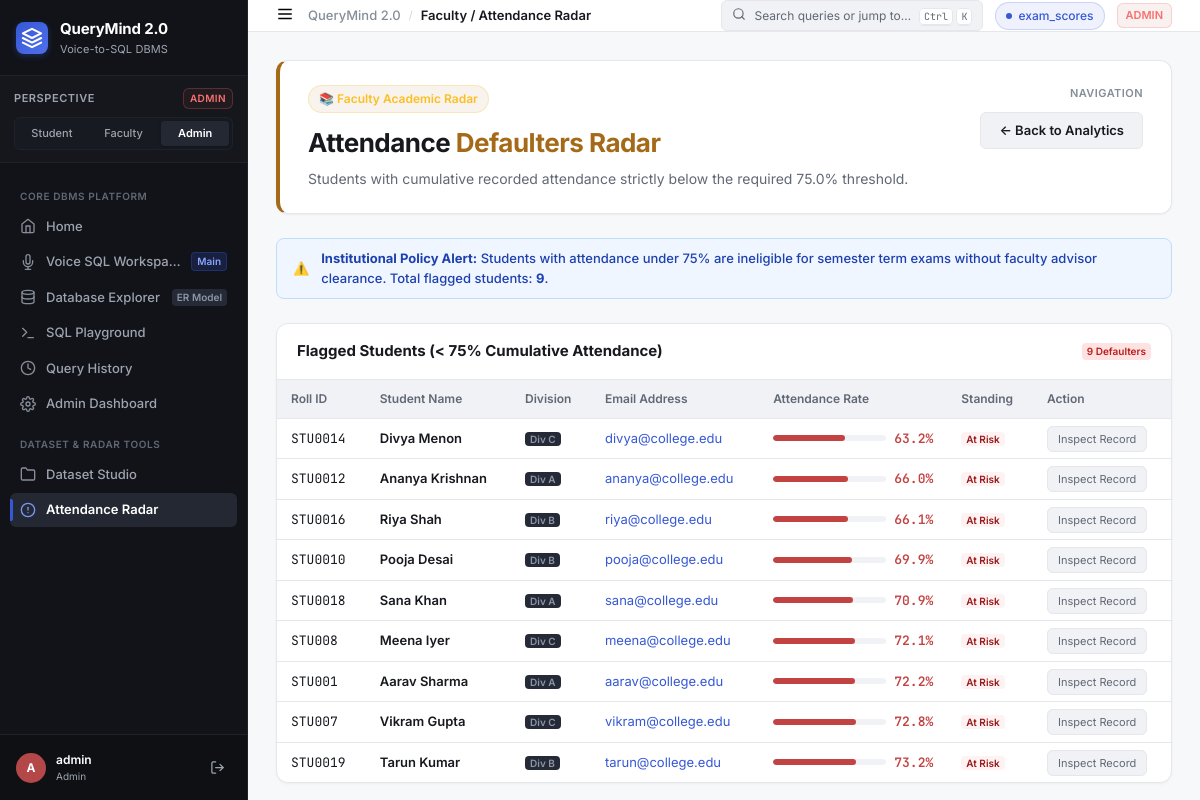
Page /defaulters on the committed database.
### tables this page shows
CREATE TABLE dataset_registry (
            id           INTEGER PRIMARY KEY AUTOINCREMENT,
            table_name   TEXT NOT NULL UNIQUE,
            display_name TEXT NOT NULL,
            row_count    INTEGER DEFAULT 0,
            col_count    INTEGER DEFAULT 0,
            columns_json TEXT,
            uploaded_by  TEXT,
            uploaded_at  TEXT DEFAULT (datetime('now'))
        );

CREATE TABLE students (
        student_id INTEGER PRIMARY KEY AUTOINCREMENT,
        name       TEXT NOT NULL,
        division   TEXT NOT NULL,
        email      TEXT
    );

### app.py (the view)
@app.route("/defaulters")
@login_required
def defaulters():
    if session.get("role") not in ("admin", "teacher"):
        flash("Only faculty and administration can view attendance radars.", "danger")
        return redirect(url_for("dashboard"))
    return render_template("defaulters.html",
                           defaulters=get_defaulters(threshold=75.0),
                           role=session["role"])

### app.py (called while the page is built)
def login_required(f):
    from functools import wraps
    @wraps(f)
    def wrapper(*args, **kwargs):
        if "user_id" not in session:
            flash("Please log in to continue.", "warning")
            return redirect(url_for("login"))
        return f(*args, **kwargs)
    return wrapper

@app.before_request
def ensure_default_session():
    if "user_id" not in session:
        session["user_id"] = 1
        session["username"] = "admin"
        session["role"] = "admin"

@app.context_processor
def inject_global_ui_context():
    try:
        datasets = get_uploaded_datasets()
    except Exception:
        datasets = []
    return {
        "current_role": session.get("role", "admin"),
        "current_username": session.get("username", "admin"),
        "global_datasets": datasets,
    }

### db/database.py (called while the page is built, shortened)
def _conn():
    conn = sqlite3.connect(DB_PATH)
    conn.row_factory = sqlite3.Row          # rows accessible as dicts
    conn.execute("PRAGMA foreign_keys = ON")
    conn.execute("PRAGMA journal_mode = WAL")
    return conn

def get_defaulters(threshold=75.0):
    conn = _conn()
    rows = conn.execute("""
        SELECT s.student_id, s.name, s.division, s.email,
               ROUND(AVG(a.attendance_percentage), 1) as avg_attendance
        FROM students s
        JOIN attendance a ON s.student_id = a.student_id
        GROUP BY s.student_id, s.name, s.division, s.email
        HAVING avg_attendance < ?
        ORDER BY avg_attendance ASC
    """, (threshold,)).fetchall()
    conn.close()
    return [dict(r) for r in rows]

def _setup_registry():
    conn = _conn()
    conn.execute("""
        CREATE TABLE IF NOT EXISTS dataset_registry (
            id           INTEGER PRIMARY KEY AUTOINCREMENT,
            table_name   TEXT NOT NULL UNIQUE,
            display_name TEXT NOT NULL,
            row_count    INTEGER DEFAULT 0,
            col_count    INTEGER DEFAULT 0,
            columns_json TEXT,
            uploaded_by  TEXT,
            uploaded_at  TEXT DEFAULT (datetime('now'))
        )
    """)
    conn.commit()
    count = conn.execute("SELECT COUNT(*) FROM dataset_registry").fetchone()[0]
    conn.close()

def get_uploaded_datasets() -> list:
    _setup_registry()
    conn = _conn()
    rows = conn.execute(
        "SELECT * FROM dataset_registry ORDER BY id DESC"
    ).fetchall()
    conn.close()
    return [dict(r) for r in rows]

### templates/defaulters.html (shortened to what this page needs)
{% extends "base.html" %}
{% block breadcrumb %}Faculty / Attendance Radar{% endblock %}
{% block content %}
<div class="workspace-view">
  <div class="role-hero" style="border-left: 4px solid var(--role-faculty);">
    <div class="role-hero-left">
      <div class="role-badge-lg badge-teacher">
        📚 Faculty Academic Radar
      </div>
      <h1>Attendance <span style="color:var(--role-faculty);">Defaulters Radar</span></h1>
      <p class="hero-sub">Students with cumulative recorded attendance strictly below the required 75.0% threshold.</p>
    </div>
    <div class="dataset-switcher-box">
      <span class="switcher-label">Navigation</span>
      <a href="{{ url_for('dashboard') }}" class="btn-query" style="background:var(--surface-secondary); color:var(--text-primary); border:1px solid var(--border-subtle); margin-top:4px;">
        ← Back to Analytics
      </a>
    </div>
  </div>
  <div class="flash-alert flash-warning" style="margin-bottom: 24px;">
    <div class="flash-icon">⚠️</div>
    <div class="flash-msg">
      <strong>Institutional Policy Alert:</strong> Students with attendance under 75% are ineligible for semester term exams without faculty advisor clearance. Total flagged students: <strong>{{ defaulters|length }}</strong>.
    </div>
  </div>
  <div class="gov-card">
    <div class="gov-card-header">
      <h3>Flagged Students (&lt; 75% Cumulative Attendance)</h3>
      <span class="nav-meta-badge" style="background:#FEE2E2; color:#B91C1C;">{{ defaulters|length }} Defaulters</span>
    </div>
    <div class="table-container" style="border:none; border-radius:0; margin-bottom:0;">
      <table class="data-table">
        <thead>
          <tr>
            <th>Roll ID</th>
            <th>Student Name</th>
            <th>Division</th>
            <th>Email Address</th>
            <th>Attendance Rate</th>
            <th>Standing</th>
            <th>Action</th>
          </tr>
        </thead>
        <tbody>
          {% for d in defaulters %}
          <tr>
            <td style="font-family:var(--font-mono);">STU00{{ d.student_id }}</td>
            <td style="font-weight:600;">{{ d.name }}</td>
            <td><span class="nav-meta-badge">Div {{ d.division }}</span></td>
            <td><a href="mailto:{{ d.email }}" style="color:var(--accent-primary);">{{ d.email }}</a></td>
            <td>
              <div class="attendance-cell">
                <div class="att-bar-bg" style="width:100px;">
                  <div class="att-bar-fill att-bad" style="width: {{ d.avg_attendance }}%;"></div>
                </div>
                <span style="font-family:var(--font-mono); font-weight:600; color:var(--status-danger);">
                  {{ "%.1f"|format(d.avg_attendance) }}%
                </span>
              </div>
            </td>
            <td><span class="nav-meta-badge" style="background:#FEF2F2; color:#991B1B;">At Risk</span></td>
            <td>
              <a href="{{ url_for('portal2') }}?q=Show+details+for+student+{{ d.name }}" class="chip" style="font-size:11px;">
                Inspect Record
              </a>
            </td>
          </tr>
          {% endfor %}
        </tbody>
      </table>
    </div>
  </div>
</div>
{% endblock %}

### templates/base.html (shortened to what this page needs)
<!DOCTYPE html>
<html lang="en">
<head>
  <link rel="stylesheet" href="{{ url_for('static', filename='css/style.css') }}" />
</head>
<body class="app-shell role-{{ current_role }}">
  <aside class="sidebar-rail">
    <div class="sidebar-brand">
      <a href="{{ url_for('home') }}" class="brand-link">
        <div class="brand-logo-mark">
          <svg width="22" height="22" viewBox="0 0 24 24" fill="none" stroke="currentColor" stroke-width="2.2" stroke-linecap="round" stroke-linejoin="round">
            <polygon points="12 2 2 7 12 12 22 7 12 2"></polygon>
            <polyline points="2 17 12 22 22 17"></polyline>
            <polyline points="2 12 12 17 22 12"></polyline>
          </svg>
        </div>
        <div class="brand-text-block">
          <span class="brand-title">QueryMind 2.0</span>
          <span class="brand-tagline">Voice-to-SQL DBMS</span>
        </div>
      </a>
    </div>
    <div class="role-perspective-box">
      <div class="rpb-header">
        <span class="rpb-label">Perspective</span>
        <span class="rpb-role-badge badge-{{ current_role }}">{{ current_role|upper }}</span>
      </div>
      <div class="role-pills">
        <a href="{{ url_for('switch_role', target_role='student') }}"
           class="role-pill {% if current_role == 'student' %}active{% endif %}" title="Switch to Student Perspective (Aarav Sharma)">
          Student
        </a>
        <a href="{{ url_for('switch_role', target_role='teacher') }}"
           class="role-pill {% if current_role in ('teacher', 'faculty') %}active{% endif %}" title="Switch to Faculty Perspective (Prof. Sharma)">
          Faculty
        </a>
        <a href="{{ url_for('switch_role', target_role='admin') }}"
           class="role-pill {% if current_role == 'admin' %}active{% endif %}" title="Switch to Administrator Governance">
          Admin
        </a>
      </div>
    </div>
    <nav class="sidebar-nav">
      <div class="nav-group-header">Core DBMS Platform</div>
      <a href="{{ url_for('home') }}" class="nav-item {% if request.endpoint == 'home' %}active{% endif %}">
        <span class="nav-icon">
          <svg width="16" height="16" viewBox="0 0 24 24" fill="none" stroke="currentColor" stroke-width="2" stroke-linecap="round" stroke-linejoin="round">
            <path d="M3 9l9-7 9 7v11a2 2 0 0 1-2 2H5a2 2 0 0 1-2-2z"></path>
            <polyline points="9 22 9 12 15 12 15 22"></polyline>
          </svg>
        </span>
        <span class="nav-label">Home</span>
      </a>
      <a href="{{ url_for('voice_sql_workspace') }}" class="nav-item {% if request.endpoint in ('voice_sql_workspace', 'workspace') %}active{% endif %}">
        <span class="nav-icon">
        </span>
        <span class="nav-label">Voice SQL Workspace</span>
        <span class="nav-meta-badge voice-pulse">Main</span>
      </a>
      <a href="{{ url_for('database_explorer') }}" class="nav-item {% if request.endpoint == 'database_explorer' %}active{% endif %}">
        <span class="nav-icon">
          <svg width="16" height="16" viewBox="0 0 24 24" fill="none" stroke="currentColor" stroke-width="2" stroke-linecap="round" stroke-linejoin="round">
            <ellipse cx="12" cy="5" rx="9" ry="3"></ellipse>
            <path d="M21 12c0 1.66-4 3-9 3s-9-1.34-9-3"></path>
            <path d="M3 5v14c0 1.66 4 3 9 3s9-1.34 9-3V5"></path>
          </svg>
        </span>
        <span class="nav-label">Database Explorer</span>
        <span class="nav-meta-badge">ER Model</span>
      </a>
      <a href="{{ url_for('sql_playground') }}" class="nav-item {% if request.endpoint == 'sql_playground' %}active{% endif %}">
        <span class="nav-icon">
          <svg width="16" height="16" viewBox="0 0 24 24" fill="none" stroke="currentColor" stroke-width="2" stroke-linecap="round" stroke-linejoin="round">
            <polyline points="4 17 10 11 4 5"></polyline>
            <line x1="12" y1="19" x2="20" y2="19"></line>
          </svg>
        </span>
        <span class="nav-label">SQL Playground</span>
      </a>
      <a href="{{ url_for('history') }}" class="nav-item {% if request.endpoint == 'history' %}active{% endif %}">
        <span class="nav-icon">
          <svg width="16" height="16" viewBox="0 0 24 24" fill="none" stroke="currentColor" stroke-width="2" stroke-linecap="round" stroke-linejoin="round">
            <circle cx="12" cy="12" r="10"></circle>
            <polyline points="12 6 12 12 16 14"></polyline>
          </svg>
        </span>
        <span class="nav-label">Query History</span>
      </a>
      <a href="{{ url_for('admin_dashboard') }}" class="nav-item {% if request.endpoint in ('admin_dashboard', 'dashboard') %}active{% endif %}">
        <span class="nav-icon">
        </span>
        <span class="nav-label">Admin Dashboard</span>
      </a>
      <div class="nav-group-header">Dataset &amp; Radar Tools</div>
      <a href="{{ url_for('portal1') }}" class="nav-item {% if request.endpoint == 'portal1' %}active{% endif %}">
        <span class="nav-icon">
          <svg width="16" height="16" viewBox="0 0 24 24" fill="none" stroke="currentColor" stroke-width="2" stroke-linecap="round" stroke-linejoin="round">
            <path d="M22 19a2 2 0 0 1-2 2H4a2 2 0 0 1-2-2V5a2 2 0 0 1 2-2h5l2 3h9a2 2 0 0 1 2 2z"></path>
          </svg>
        </span>
        <span class="nav-label">Dataset Studio</span>
      </a>
      {% if current_role in ('admin', 'teacher') %}
      <a href="{{ url_for('defaulters') }}" class="nav-item {% if request.endpoint == 'defaulters' %}active{% endif %}">
        <span class="nav-icon">
          <svg width="16" height="16" viewBox="0 0 24 24" fill="none" stroke="currentColor" stroke-width="2" stroke-linecap="round" stroke-linejoin="round">
            <circle cx="12" cy="12" r="10"></circle>
            <line x1="12" y1="8" x2="12" y2="12"></line>
            <line x1="12" y1="16" x2="12.01" y2="16"></line>
          </svg>
        </span>
        <span class="nav-label">Attendance Radar</span>
      </a>
      {% endif %}
    </nav>
    <div class="sidebar-footer">
      <div class="user-profile-strip">
        <div class="user-avatar avatar-{{ current_role }}">
          {{ current_username[0]|upper }}
        </div>
        <div class="user-info">
          <span class="user-name">{{ current_username }}</span>
          <span class="user-role-text">{{ current_role|title }}</span>
        </div>
        <a href="{{ url_for('logout') }}" class="btn-logout" title="Log out">
          <svg width="15" height="15" viewBox="0 0 24 24" fill="none" stroke="currentColor" stroke-width="2" stroke-linecap="round" stroke-linejoin="round">
            <path d="M9 21H5a2 2 0 0 1-2-2V5a2 2 0 0 1 2-2h4"></path>
            <polyline points="16 17 21 12 16 7"></polyline>
            <line x1="21" y1="12" x2="9" y2="12"></line>
          </svg>
        </a>
      </div>
    </div>
  </aside>
  <div class="app-main-layout">
    <header class="workspace-topbar">
      <div class="topbar-left">
        <button type="button" class="mobile-drawer-btn" onclick="toggleMobileSidebar()" aria-label="Toggle navigation drawer">
          <svg width="18" height="18" viewBox="0 0 24 24" fill="none" stroke="currentColor" stroke-width="2">
            <line x1="3" y1="12" x2="21" y2="12"></line>
            <line x1="3" y1="6" x2="21" y2="6"></line>
            <line x1="3" y1="18" x2="21" y2="18"></line>
          </svg>
        </button>
        <nav class="breadcrumb-trail" aria-label="Breadcrumb">
          <span class="bc-root">QueryMind 2.0</span>
          <span class="bc-sep">/</span>
          <span class="bc-current">
            {% block breadcrumb %}{% endblock %}
          </span>
        </nav>
      </div>
      <div class="topbar-right">
        <button type="button" class="command-palette-trigger" onclick="openCommandPalette()">
          <span class="cpt-icon">
            <svg width="14" height="14" viewBox="0 0 24 24" fill="none" stroke="currentColor" stroke-width="2" stroke-linecap="round" stroke-linejoin="round">
              <circle cx="11" cy="11" r="8"></circle>
              <line x1="21" y1="21" x2="16.65" y2="16.65"></line>
            </svg>
          </span>
          <span class="cpt-text">Search queries or jump to…</span>
          <span class="cpt-shortcut"><kbd>Ctrl</kbd> <kbd>K</kbd></span>
        </button>
        {% if active_dataset_name %}
        <div class="dataset-pill" title="Currently active dataset table">
          <span class="dsp-dot"></span>
          <span class="dsp-name">{{ active_dataset_name }}</span>
        </div>
        {% elif global_datasets and global_datasets|length > 0 %}
        <div class="dataset-pill" title="Loaded datasets">
          <span class="dsp-dot"></span>
          <span class="dsp-name">{{ global_datasets[0].display_name }}</span>
        </div>
        {% endif %}
        <span class="topbar-role-badge badge-{{ current_role }}">
          {{ current_role|upper }}
        </span>
      </div>
    </header>
    <main class="content-canvas">
      {% block content %}{% endblock %}
    </main>
  </div>
</body>
</html>

### rows in the picture
dataset_registry: uploaded_by "ADMIN", uploaded_by "admin", uploaded_by "Admin", display_name "exam_scores"
students: student_id "14", name "Divya Menon", division "C", email "divya@college.edu", avg_attendance "63.2"
students: student_id "12", name "Ananya Krishnan", division "A", email "ananya@college.edu", avg_attendance "66.0"
students: student_id "16", name "Riya Shah", division "B", email "riya@college.edu", avg_attendance "66.1"
students: student_id "10", name "Pooja Desai", division "B", email "pooja@college.edu", avg_attendance "69.9"
students: student_id "18", name "Sana Khan", division "A", email "sana@college.edu", avg_attendance "70.9"
students: student_id "8", name "Meena Iyer", division "C", email "meena@college.edu", avg_attendance "72.1"
students: student_id "1", name "Aarav Sharma", division "A", email "aarav@college.edu", avg_attendance "72.2"
students: student_id "7", name "Vikram Gupta", division "C", email "vikram@college.edu", avg_attendance "72.8"
students: student_id "19", name "Tarun Kumar", division "B", email "tarun@college.edu", avg_attendance "73.2"

### other values in the picture
{{ current_username[0]|upper }} "A"
{{ defaulters|length }} "9"
